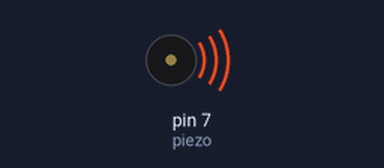
The sketch below on a simulated Arduino Uno, built with avr-gcc and run on an emulated ATmega328P. On the bench: buzzer (waves = sounding).

Above: at 0.1 s.
At 8.1 s:
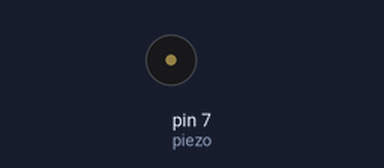
Timing chart, 0 to 9.6 s (numbered marks = the images above):
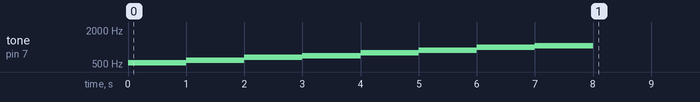

The sketch:

update.ino
```cpp
int piezo = 7;
int tones[] = { 523, 587, 659, 698, 784, 880, 988, 1046 };
//각 음계 배열에 담는다

void setup() {
  pinMode(piezo, OUTPUT);
  for(int i=0; i < 8; i++) //for문을 이용하여 i값을 증가시켜
  {                        //도레미파솔라시도를 출력한다.
    tone(piezo, tones[i]);
    delay(1000);
  }
  noTone(piezo);
}

void loop() {
}
```
